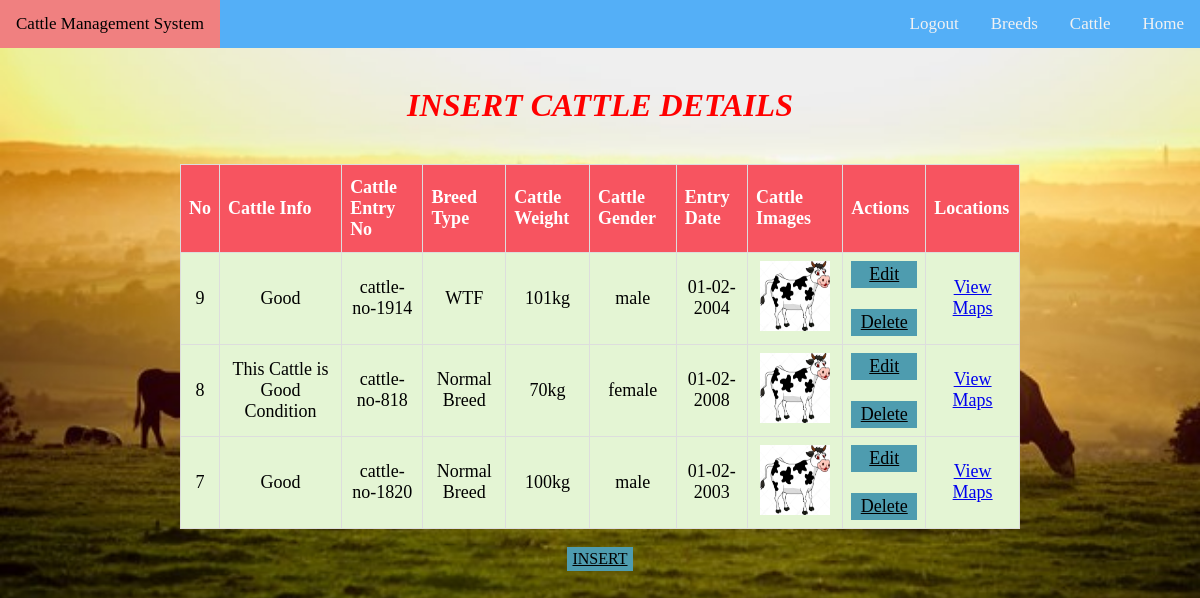
/cattle.php (signed in), run on the app's committed database.
### tables this page shows
CREATE TABLE `cattle` (
  `id` int(11) NOT NULL,
  `cattleno` varchar(255) NOT NULL,
  `breed_id` int(11) NOT NULL,
  `weight` varchar(10) NOT NULL,
  `img` varchar(255) NOT NULL,
  `gender` varchar(10) NOT NULL,
  `arrived` varchar(10) NOT NULL,
  `remark` text NOT NULL,
  `health_status` varchar(50) NOT NULL
);

CREATE TABLE `breed` (
  `id` int(11) NOT NULL,
  `name` varchar(255) NOT NULL
);

### cattle.php (the view, shortened to what this page needs)
<?php include 'setup.php'; ?>
<?php include 'topbar.php'; ?>
<!DOCTYPE html>
<html lang="en">
<head>
</head>
<body>
<div>
 	<center><h1><i>INSERT CATTLE DETAILS</i></h1></center><br>
 <div>
 	<center><table id="cattle">
 		<thead>
 			<center><tr>
 				<th>No</th>
        <th>Cattle Info</th>
 				<th>Cattle Entry No</th>
 				<th>Breed Type</th>
 				<th>Cattle Weight</th>
 				<th>Cattle Gender</th>
 				<th>Entry Date</th>
 				<th>Cattle Images</th>
                <th>Actions</th>
                <th>Locations</th>
 			</tr></center>
 		</thead>
 		<center><tbody>
 			<?php
       $all_cattle = $db->query("SELECT * FROM cattle ORDER BY id DESC");
       $fetch = $all_cattle->fetchAll(PDO::FETCH_OBJ);
       foreach($fetch as $data){
          $get_breed = $db->query("SELECT * FROM breed WHERE id = '$data->breed_id'");
          $breed_result = $get_breed->fetchAll(PDO::FETCH_OBJ);
          foreach($breed_result as $breed){
        ?>
          <tr>
            <td><?php echo $data->id ?></td>
            <td><?php echo wordwrap($data->remark,300,'<br>'); ?></td>
            <td><?php echo $data->cattleno ?></td>
            <td><?php echo $breed->name ?></td>
            <td><?php echo $data->weight ?></td>
            <td><?php echo $data->gender ?></td>
            <td><?php echo $data->arrived ?></td>
            <td>
              <img width="70" height="70" src="<?php echo $data->img; ?>" class="img img-responsive thumbnail">
            </td>
            <td>
               <div>
                    <a href="edit_cattle.php?id=<?php echo $data->id ?>" class="button">Edit</a><br>
                    <a onclick="return confirm('Want to Delete the Cattle????')" href="delete.php?id=<?php echo $data->id ?>" class="button">Delete</a>
                </div>
            </td>
            <td><a href="https://www.google.com/maps/place/2+Dennistoun+Ave,+Guildford+NSW+2161,+Australia/@-33.856328,150.969001,16.74z/data=!4m5!3m4!1s0x6b12bd6e86d6eac1:0x35960f98bb27673d!8m2!3d-33.8563103!4d150.9710721">View Maps</a></td>
          </tr>
      <?php
       }
      }
      ?>
 		</tbody></center>
 	</table></center>
 </div>
 <br>
 <center><a href="insert_cattle.php" class="button">INSERT</a></center>
 </div>
</body>
</html>

### topbar.php (shortened to what this page needs)
<!DOCTYPE html>
<html>
<head>
</head>
<body>
<div class="topnav">
  <a class="active" href="dashboard.php">Home</a>
  <a href="cattle.php">Cattle</a>
  <a href="breed.php">Breeds</a>
   <a href="logout.php">Logout</a>
  <a href="dashboard.php" class="split">Cattle Management System</a>
</div>
<br>
</body>
</html>

### topbar.php (style rules this page uses)
body { margin: 0; font-family: Times New Roman, sans-serif; }
.topnav { overflow: hidden; background-color: #54AFF7; }
.topnav a { float: right; color: #f2f2f2; text-align: center; padding: 14px 16px; text-decoration: none; font-size: 17px; }
.topnav a.split { float: left; background-color: lightcoral; color: black; }

### cattle.php (style rules this page uses)
body { background-image: url("back.jpeg"); height: 100%; background-position: center; background-repeat: no-repeat; background-size: cover; }
#cattle { font-family: Times New Roman, sans-serif; border-collapse: collapse; width: 70%; }
#cattle td, #cattle th { border: 1px solid #ddd; padding: 8px; }
#cattle tr:nth-child(even) { background-color: #f2f2f2; }
#cattle th { padding-top: 12px; padding-bottom: 12px; text-align: left; background-color: #F75460; color: white; }
.button { display: block; width: 60px; background: #4E9CAF; padding: 3px; text-align: center; color: black; }
table { margin: 0 auto; font-size: large; border: 1px solid black; }
h1 { text-align: center; color: red; font-size: xx-large; font-family: 'Times New Roman'; }
td { background-color: #E4F5D4; border: 1px solid black; }
th, td { font-weight: bold; border: 1px solid black; padding: 10px; text-align: center; }
td { font-weight: lighter; }

### data on the page
cattle: id "9", remark "Good", cattleno "cattle-no-1914", weight "101kg", gender "male", arrived "01-02-2004"
breed: name "WTF", cattle.img (picture)
cattle: id "8", remark "This Cattle is Good Condition", cattleno "cattle-no-818", weight "70kg", gender "female", arrived "01-02-2008"
breed: name "Normal Breed", cattle.img (picture)
cattle: id "7", remark "Good", cattleno "cattle-no-1820", weight "100kg", gender "male", arrived "01-02-2003"
